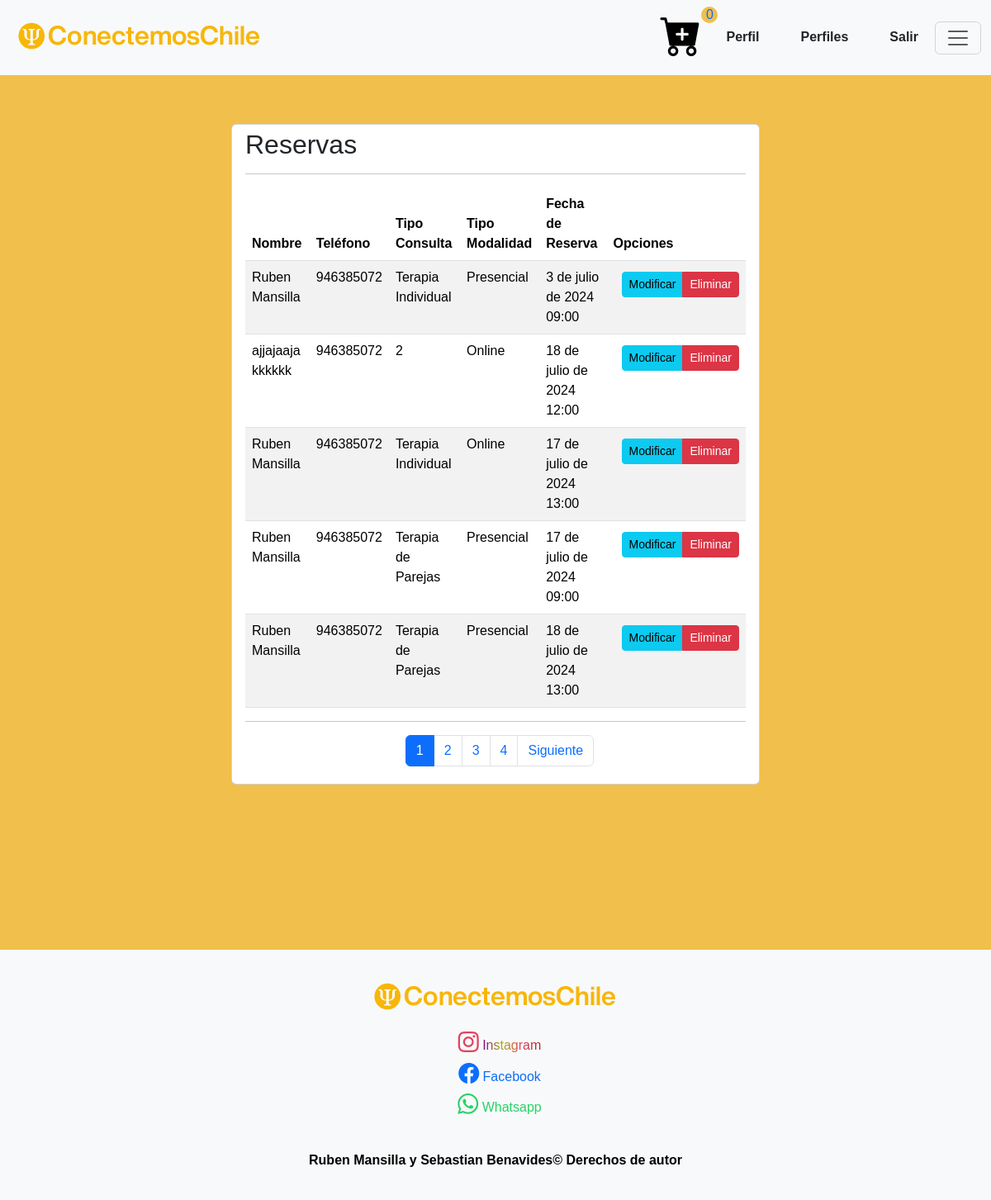
Page /listar-reservas/ (signed in) on the earlier database version.
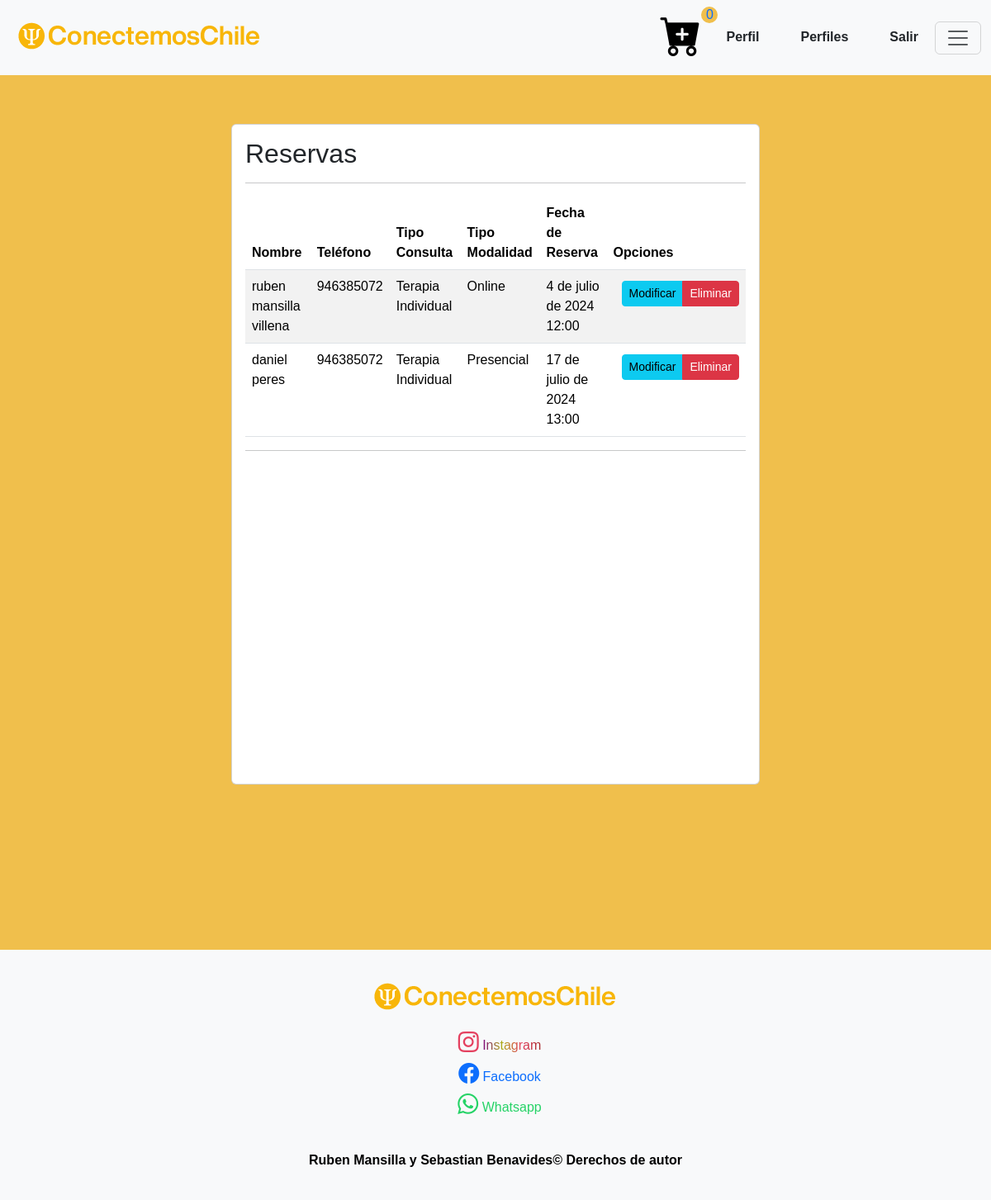
Same page on the later database version.
### core/models.py (models this page shows, shortened)
class ReservaHora(models.Model):
    user = models.ForeignKey(User, on_delete=models.CASCADE, null=True, blank=True)
    nombre = models.CharField(max_length=50)
    apellido = models.CharField(max_length=50)
    telefono = models.IntegerField()
    tipo_consulta = models.IntegerField(choices=opciones_consulta)
    tipo_modalidad = models.IntegerField(choices=opciones_modalidad)
    fecha = models.DateField(default=datetime.now)
    hora = models.CharField(max_length=5, default='09:00')
    class Meta:
        unique_together = ('user', 'fecha', 'hora')

### core/views.py (the view)
# urls.py: path('listar-reservas/', listar_reserva, name="listar_reserva"),
def listar_reserva(request):
    if request.user.is_authenticated:
        if request.user.is_staff or request.user.is_superuser:
            reservas = ReservaHora.objects.all()
        else:
            reservas = ReservaHora.objects.filter(user=request.user)
        page = request.GET.get('page', 1)
        try:
            paginator = Paginator(reservas, 5)
            reservas = paginator.get_page(page)
        except:
            raise Http404
        data = {
            'reservas': reservas,
            'paginator': paginator
        }
        return render(request, 'core/reserva/listar.html', data)
    else:
        return redirect('login')  # Redirige a login si no está autenticado

### core/templates/core/reserva/listar.html (shortened to what this page needs)
{% extends 'core/base.html' %}
{% load static %}
{% block content %}
<link rel="stylesheet" href="{% static 'core/css/estilo-listar.css' %}">
{% if user.is_authenticated %}
<div style="padding-top: 150px;"></div>
<div class="card">
    <div class="card-body">
        {% if request.user.is_superuser %}
        <h2>Reservas</h2>
        <hr>
        {%else%}
        <h2>Mis Reservas</h2>
        <hr>
        {%endif%}
        <div class="table-responsive">
            <table class="table table-striped table-hover">
                <thead>
                    <tr>
                        <th>Nombre</th>
                        <th>Teléfono</th>
                        <th>Tipo Consulta</th>
                        <th>Tipo Modalidad</th>
                        <th>Fecha de Reserva</th>
                        {% if user.is_superuser %}
                        <th>Opciones</th>
                        {% endif %}
                    </tr>
                </thead>
                <tbody>
                    {% for r in reservas %}
                    <tr>
                        <td>{{ r.nombre }} {{ r.apellido }}</td>
                        <td>{{ r.telefono }}</td>
                        <td>{{ r.get_tipo_consulta_display }}</td>
                        <td>{{ r.get_tipo_modalidad_display }}</td>
                        <td>{{ r.fecha }} {{ r.hora }} </td>
                        {% if user.is_superuser %}
                        <td>
                            <div class="btn-group" role="group">
                                <a href="{% url 'modificar_reserva' r.id %}" class="btn btn-info btn-sm">Modificar</a>
                                <a href="{% url 'eliminar_reserva' r.id %}" class="btn btn-danger btn-sm">Eliminar</a>
                            </div>
                        </td>
                        {% endif %}
                    </tr>
                    {% endfor %}
                </tbody>
            </table>
            <hr>
        {% include 'core/reserva/paginator.html' %}
        </div>
    </div>
</div>
<div style="padding-bottom: 200px;"></div>
{% endif %}
{% endblock %}

### core/templates/core/base.html (shortened to what this page needs)
<!DOCTYPE html>
<html lang="es">
<head>
    {% load static %}
    <link href="https://cdn.jsdelivr.net/npm/bootstrap@5.3.3/dist/css/bootstrap.min.css" rel="stylesheet">
    <link href="https://getbootstrap.com/docs/5.3/assets/css/docs.css" rel="stylesheet">
    <link rel="stylesheet" href="https://cdn.jsdelivr.net/npm/bootstrap-icons@1.11.3/font/bootstrap-icons.min.css">
    <link rel="stylesheet" href="{% static 'core/css/estilo-inicio-login.css' %}">
    <link rel="stylesheet" href="{% static 'core/css/estilo-footer.css' %}">
    <link rel="stylesheet" href="{% static 'core/css/estilo-body.css' %}">
    <link rel="stylesheet" href="{% static 'core/css/estilo-carrito-compra.css' %}">
</head>
<body>
    <nav class="navbar bg-body-tertiary fixed-top">
        <div class="container-fluid">
            <a class="navbar-brand" href="{% url 'index' %}"><img src="{% static 'core/Imagen/conectemoschilelogo.png' %}" alt="Logo Empresa" width="294" height="38"></a>
            <div class="ms-auto d-flex ali-items-center">
                <a href="{% url 'carrito' %}">
                    <i id="logo-carrito-compra" class="bi bi-cart-plus-fill"></i>
                    <span id="cantidad-productos">0</span>
                </a>
                {% if not request.user.is_authenticated %}
                    <li id="iniciar-sesion" class="nav-item">
                        <a class="nav-link" href="{% url 'login' %}">Iniciar Sesión</a>
                    </li>
                    <li id="iniciar-sesion" class="nav-item">
                        <a class="nav-link" href="{% url 'signup' %}">Registro</a>
                    </li>
                {% else %}
                    <li id="iniciar-sesion" class="nav-item">
                        <a class="nav-link" href="{% url 'profile' %}">Perfil</a>
                    </li>
                    {% if request.user.is_superuser %}
                        <li id="iniciar-sesion" class="nav-item">
                            <a class="nav-link" href="{% url 'profiles:list' %}">Perfiles</a>
                        </li>
                    {% endif %}
                    <li id="iniciar-sesion" class="nav-item">
                        <a class="nav-link" href="#" onClick="document.formSignout.submit();return false">Salir</a>
                    </li>
                {% endif %}
            </div>
            <button class="navbar-toggler" type="button" data-bs-toggle="offcanvas" data-bs-target="#offcanvasNavbar"
                aria-controls="offcanvasNavbar" aria-label="Toggle navigation">
                <span class="navbar-toggler-icon"></span>
            </button>
        </div>
    </nav>
    {% block content %}{% endblock %}
    <footer class="footer bg-body-tertiary">
        <div class="container">
            <div class="row text-center">
                <div class="col-md-12">
                    <img id="logo-empresa-footer" src="{% static 'core/Imagen/conectemoschilelogo.png' %}" alt="Logo Empresa" width="294" height="38">
                </div>
                <div class="col-md-12 mt-3">
                    <a href="#">
                        <i id="logo-instagram" class="bi bi-instagram"></i>
                        <span id="nombre-red-social-instragam">Instagram</span>
                    </a>
                    <br>
                    <a href="#">
                        <i id="logo-facebook" class="bi bi-facebook"></i>
                        <span>Facebook</span>
                    </a>
                    <br>
                    <a href="#">
                        <i id="logo-whatsapp" class="bi bi-whatsapp"></i>
                        <span id="nombre-red-social-whatsapp">Whatsapp</span>
                    </a>
                </div>
                <div class="col-md-12 mt-3">
                    <p id="copyright-footer">
                        Ruben Mansilla y Sebastian Benavides&copy; Derechos de autor
                    </p>
                </div>
            </div>
        </div>
    </footer>
</body>
</html>

### core/templates/core/reserva/paginator.html (shortened to what this page needs)
{% if paginator.num_pages > 1%}
<div class="d-flex justify-content-center">
    <ul class="pagination">
        {% for page in paginator.page_range %}
            {% if page < 7 or page == reservas.number %}
            <li class="page-item {% if page == reservas.number %}active{% endif %}">
                <a class="page-link" href="?page={{ page }}#pagtable">{{ page }}</a>
            </li>
            {% endif %}
        {% endfor %}
        {% if reservas.has_next %}
            <li class="page-item d-none d-sm-block">
                <a class="page-link" href="?page={{ reservas.next_page_number }}#pagtable">Siguiente</a>
            </li>
        {% endif %}
    </ul>
</div>
{% endif %}

### core/static/core/css/estilo-inicio-login.css (style rules this page uses)
.card { display: flex; justify-content: center; align-items: center; height: 100vh; width: 40rem; margin: auto; }
#iniciar-sesion { padding-top: 25px; padding-right: 20px; font-weight: bold; padding-left: 20px; }
h5,a { text-decoration: none; display: inline; margin-left: 10px; }

### core/static/core/css/estilo-footer.css (style rules this page uses)
#logo-instagram, #logo-facebook, #logo-whatsapp { font-size: 25px; margin-bottom: 10px; }
#logo-instagram { color: #E4405F; }
#nombre-red-social-instragam { background: linear-gradient(to right, purple, rgb(172, 172, 24), #E4405F, brown); -webkit-background-clip: text; background-clip: text; -webkit-text-fill-color: transparent; color: transparent; }
#logo-whatsapp, span#nombre-red-social-whatsapp { color: #25D366; }
body { display: flex; flex-direction: column; min-height: 100vh; }
footer.footer { flex-shrink: 0; }
#logo-empresa-footer { text-align: center; margin-top: 20px; }
#copyright-footer { color: black; font-weight: bold; text-align: center; margin-top: 20px; }

### core/static/core/css/estilo-body.css (style rules this page uses)
body { font-family: Arial, sans-serif; margin: 0; padding: 0; background-color: #f0bf4c; position: relative; }
.nav-item { list-style-type: none; }

### core/static/core/css/estilo-carrito-compra.css (style rules this page uses)
#logo-carrito-compra { color: black; font-size: 50px; padding-right: 0px; }
#cantidad-productos { background-color: #f0bf4c; border-radius: 100%; display: inline-block; width: 20px; line-height: 20px; aspect-ratio: 1; text-align: center; position: absolute; }
footer { margin-top: auto; text-align: center; padding: 20px; background-color: #f2f2f2; width: 100%; }

### core/static/core/css/estilo-listar.css (style rules this page uses)
.btn-group { margin-top: 5px; }

Differences in the rows shown:
removed ReservaHora: nombre "Ruben", apellido "Mansilla", telefono "946385072", tipo_consulta "Terapia Individual", tipo_modalidad "Presencial", fecha "3 de julio de 2024", hora "09:00"
removed ReservaHora: nombre "ajjajaaja", apellido "kkkkkk", telefono "946385072", tipo_consulta "2", tipo_modalidad "Online", fecha "18 de julio de 2024", hora "12:00"
removed ReservaHora: nombre "Ruben", apellido "Mansilla", telefono "946385072", tipo_consulta "Terapia Individual", tipo_modalidad "Online", fecha "17 de julio de 2024", hora "13:00"
removed ReservaHora: nombre "Ruben", apellido "Mansilla", telefono "946385072", tipo_consulta "Terapia de Parejas", tipo_modalidad "Presencial", fecha "17 de julio de 2024", hora "09:00"
removed ReservaHora: nombre "Ruben", apellido "Mansilla", telefono "946385072", tipo_consulta "Terapia de Parejas", tipo_modalidad "Presencial", fecha "18 de julio de 2024", hora "13:00"
added ReservaHora: nombre "ruben", apellido "mansilla villena", telefono "946385072", tipo_consulta "Terapia Individual", tipo_modalidad "Online", fecha "4 de julio de 2024", hora "12:00"
added ReservaHora: nombre "daniel", apellido "peres", telefono "946385072", tipo_consulta "Terapia Individual", tipo_modalidad "Presencial", fecha "17 de julio de 2024", hora "13:00"
Other differences:
list line gone: "1"
list line gone: "2"
list line gone: "3"
list line gone: "4"
text no longer shown: "Siguiente"
